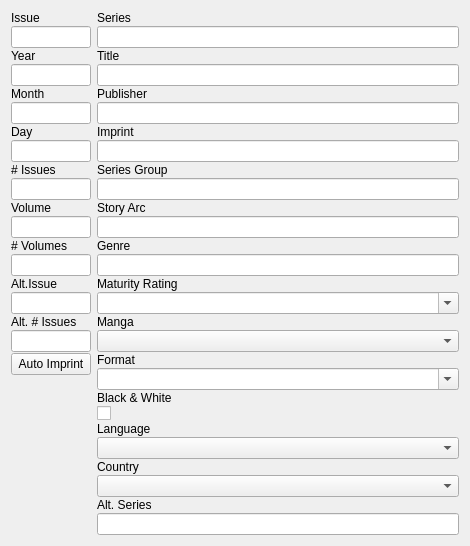
                <widget class="QWidget" name="scrollAreaWidgetContents">
                 <property name="enabled">
                  <bool>true</bool>
                 </property>
                 <property name="geometry">
                  <rect>
                   <x>0</x>
                   <y>0</y>
                   <width>470</width>
                   <height>520</height>
                  </rect>
                 </property>
                 <property name="sizePolicy">
                  <sizepolicy hsizetype="Expanding" vsizetype="Preferred">
                   <horstretch>0</horstretch>
                   <verstretch>0</verstretch>
                  </sizepolicy>
                 </property>
                 <property name="baseSize">
                  <size>
                   <width>0</width>
                   <height>0</height>
                  </size>
                 </property>
                 <property name="acceptDrops">
                  <bool>true</bool>
                 </property>
                 <layout class="QGridLayout" name="gridLayout_6">
                  <item row="0" column="0">
                   <layout class="QHBoxLayout" name="horizontalLayout_5" stretch="20,100">
                    <item>
                     <layout class="QFormLayout" name="formLayout_3">
                      <property name="fieldGrowthPolicy">
                       <enum>QFormLayout::FieldsStayAtSizeHint</enum>
                      </property>
                      <property name="rowWrapPolicy">
                       <enum>QFormLayout::WrapAllRows</enum>
                      </property>
                      <property name="labelAlignment">
                       <set>Qt::AlignRight|Qt::AlignTrailing|Qt::AlignVCenter</set>
                      </property>
                      <property name="horizontalSpacing">
                       <number>6</number>
                      </property>
                      <property name="verticalSpacing">
                       <number>1</number>
                      </property>
                      <item row="0" column="0">
                       <widget class="QLabel" name="label_4">
                        <property name="text">
                         <string>Issue</string>
                        </property>
                       </widget>
                      </item>
                      <item row="0" column="1">
                       <widget class="QLineEdit" name="leIssueNum">
                        <property name="acceptDrops">
                         <bool>false</bool>
                        </property>
                       </widget>
                      </item>
                      <item row="1" column="0">
                       <widget class="QLabel" name="label_6">
                        <property name="text">
                         <string>Year</string>
                        </property>
                       </widget>
                      </item>
                      <item row="1" column="1">
                       <widget class="QLineEdit" name="lePubYear">
                        <property name="sizePolicy">
                         <sizepolicy hsizetype="Expanding" vsizetype="Fixed">
                          <horstretch>0</horstretch>
                          <verstretch>0</verstretch>
                         </sizepolicy>
                        </property>
                        <property name="maximumSize">
                         <size>
                          <width>16777215</width>
                          <height>16777215</height>
                         </size>
                        </property>
                        <property name="acceptDrops">
                         <bool>false</bool>
                        </property>
                        <property name="inputMethodHints">
                         <set>Qt::ImhDigitsOnly</set>
                        </property>
                       </widget>
                      </item>
                      <item row="2" column="0">
                       <widget class="QLabel" name="label_35">
                        <property name="text">
                         <string>Month</string>
                        </property>
                       </widget>
                      </item>
                      <item row="2" column="1">
                       <widget class="QLineEdit" name="lePubMonth">
                        <property name="sizePolicy">
                         <sizepolicy hsizetype="Expanding" vsizetype="Fixed">
                          <horstretch>0</horstretch>
                          <verstretch>0</verstretch>
                         </sizepolicy>
                        </property>
                        <property name="maximumSize">
                         <size>
                          <width>16777215</width>
                          <height>16777215</height>
                         </size>
                        </property>
                        <property name="acceptDrops">
                         <bool>false</bool>
                        </property>
                        <property name="inputMethodHints">
                         <set>Qt::ImhDigitsOnly</set>
                        </property>
                       </widget>
                      </item>
                      <item row="3" column="0">
                       <widget class="QLabel" name="lblDay">
                        <property name="text">
                         <string>Day</string>
                        </property>
                       </widget>
                      </item>
                      <item row="3" column="1">
                       <widget class="QLineEdit" name="lePubDay">
                        <property name="sizePolicy">
                         <sizepolicy hsizetype="Expanding" vsizetype="Fixed">
                          <horstretch>0</horstretch>
                          <verstretch>0</verstretch>
                         </sizepolicy>
                        </property>
                        <property name="maximumSize">
                         <size>
                          <width>16777215</width>
                          <height>16777215</height>
                         </size>
                        </property>
                        <property name="acceptDrops">
                         <bool>false</bool>
                        </property>
                        <property name="inputMethodHints">
                         <set>Qt::ImhDigitsOnly</set>
                        </property>
                       </widget>
                      </item>
                      <item row="4" column="0">
                       <widget class="QLabel" name="label_5">
                        <property name="text">
                         <string># Issues</string>
                        </property>
                       </widget>
                      </item>
                      <item row="4" column="1">
                       <widget class="QLineEdit" name="leIssueCount">
                        <property name="acceptDrops">
                         <bool>false</bool>
                        </property>
                        <property name="inputMethodHints">
                         <set>Qt::ImhDigitsOnly</set>
                        </property>
                       </widget>
                      </item>
                      <item row="5" column="0">
                       <widget class="QLabel" name="label_9">
                        <property name="text">
                         <string>Volume</string>
                        </property>
                       </widget>
                      </item>
                      <item row="5" column="1">
                       <widget class="QLineEdit" name="leVolumeNum">
                        <property name="acceptDrops">
                         <bool>false</bool>
                        </property>
                       </widget>
                      </item>
                      <item row="6" column="0">
                       <widget class="QLabel" name="label_12">
                        <property name="text">
                         <string># Volumes</string>
                        </property>
                       </widget>
                      </item>
                      <item row="6" column="1">
                       <widget class="QLineEdit" name="leVolumeCount">
                        <property name="acceptDrops">
                         <bool>false</bool>
                        </property>
                        <property name="inputMethodHints">
                         <set>Qt::ImhDigitsOnly</set>
                        </property>
                       </widget>
                      </item>
                      <item row="7" column="0">
                       <widget class="QLabel" name="label_22">
                        <property name="text">
                         <string>Alt.Issue</string>
                        </property>
                       </widget>
                      </item>
                      <item row="7" column="1">
                       <widget class="QLineEdit" name="leAltIssueNum">
                        <property name="sizePolicy">
                         <sizepolicy hsizetype="Preferred" vsizetype="Fixed">
                          <horstretch>0</horstretch>
                          <verstretch>0</verstretch>
                         </sizepolicy>
                        </property>
                        <property name="acceptDrops">
                         <bool>false</bool>
                        </property>
                       </widget>
                      </item>
                      <item row="8" column="0">
                       <widget class="QLabel" name="label_23">
                        <property name="text">
                         <string>Alt. # Issues</string>
                        </property>
                       </widget>
                      </item>
                      <item row="8" column="1">
                       <widget class="QLineEdit" name="leAltIssueCount">
                        <property name="acceptDrops">
                         <bool>false</bool>
                        </property>
                       </widget>
                      </item>
                      <item row="9" column="1">
                       <widget class="QPushButton" name="btnAutoImprint">
                        <property name="toolTip">
                         <string>&lt;html&gt;&lt;head/&gt;&lt;body&gt;&lt;p&gt;Checks the publisher against a list of imprints.&lt;/p&gt;&lt;/body&gt;&lt;/html&gt;</string>
                        </property>
                        <property name="text">
                         <string>Auto Imprint</string>
                        </property>
                       </widget>
                      </item>
                     </layout>
                    </item>
                    <item>
                     <layout class="QFormLayout" name="formLayout_2">
                      <property name="sizeConstraint">
                       <enum>QLayout::SetMinimumSize</enum>
                      </property>
                      <property name="fieldGrowthPolicy">
                       <enum>QFormLayout::AllNonFixedFieldsGrow</enum>
                      </property>
                      <property name="rowWrapPolicy">
                       <enum>QFormLayout::WrapAllRows</enum>
                      </property>
                      <property name="labelAlignment">
                       <set>Qt::AlignRight|Qt::AlignTrailing|Qt::AlignVCenter</set>
                      </property>
                      <property name="formAlignment">
                       <set>Qt::AlignLeading|Qt::AlignLeft|Qt::AlignTop</set>
                      </property>
                      <property name="horizontalSpacing">
                       <number>0</number>
                      </property>
                      <property name="verticalSpacing">
                       <number>1</number>
                      </property>
                      <item row="0" column="0">
                       <widget class="QLabel" name="label_2">
                        <property name="text">
                         <string>Series</string>
                        </property>
                       </widget>
                      </item>
                      <item row="0" column="1">
                       <widget class="QLineEdit" name="leSeries">
                        <property name="acceptDrops">
                         <bool>false</bool>
                        </property>
                       </widget>
                      </item>
                      <item row="1" column="0">
                       <widget class="QLabel" name="label_3">
                        <property name="text">
                         <string>Title</string>
                        </property>
                       </widget>
                      </item>
                      <item row="1" column="1">
                       <widget class="QLineEdit" name="leTitle">
                        <property name="acceptDrops">
                         <bool>false</bool>
                        </property>
                       </widget>
                      </item>
                      <item row="2" column="0">
                       <widget class="QLabel" name="label_8">
                        <property name="text">
                         <string>Publisher</string>
                        </property>
                       </widget>
                      </item>
                      <item row="2" column="1">
                       <widget class="QLineEdit" name="lePublisher">
                        <property name="acceptDrops">
                         <bool>false</bool>
                        </property>
                       </widget>
                      </item>
                      <item row="3" column="0">
                       <widget class="QLabel" name="label_10">
                        <property name="text">
                         <string>Imprint</string>
                        </property>
                       </widget>
                      </item>
                      <item row="3" column="1">
                       <widget class="QLineEdit" name="leImprint">
                        <property name="sizePolicy">
                         <sizepolicy hsizetype="Expanding" vsizetype="Expanding">
                          <horstretch>0</horstretch>
                          <verstretch>0</verstretch>
                         </sizepolicy>
                        </property>
                        <property name="acceptDrops">
                         <bool>false</bool>
                        </property>
                       </widget>
                      </item>
                      <item row="4" column="0">
                       <widget class="QLabel" name="label_33">
                        <property name="text">
                         <string>Series Group</string>
                        </property>
                       </widget>
                      </item>
                      <item row="4" column="1">
                       <widget class="QLineEdit" name="leSeriesGroup">
                        <property name="acceptDrops">
                         <bool>false</bool>
                        </property>
                       </widget>
                      </item>
                      <item row="5" column="0">
                       <widget class="QLabel" name="label_25">
                        <property name="text">
                         <string>Story Arc</string>
                        </property>
                       </widget>
                      </item>
                      <item row="5" column="1">
                       <widget class="QLineEdit" name="leStoryArc">
                        <property name="acceptDrops">
                         <bool>false</bool>
                        </property>
                       </widget>
                      </item>
                      <item row="6" column="0">
                       <widget class="QLabel" name="label_24">
                        <property name="text">
                         <string>Genre</string>
                        </property>
                       </widget>
                      </item>
                      <item row="6" column="1">
                       <widget class="QLineEdit" name="leGenre">
                        <property name="acceptDrops">
                         <bool>false</bool>
                        </property>
                       </widget>
                      </item>
                      <item row="7" column="0">
                       <widget class="QLabel" name="label_18">
                        <property name="text">
                         <string>Maturity Rating</string>
                        </property>
                       </widget>
                      </item>
                      <item row="7" column="1">
                       <widget class="QComboBox" name="cbMaturityRating">
                        <property name="autoFillBackground">
                         <bool>false</bool>
                        </property>
                        <property name="editable">
                         <bool>true</bool>
                        </property>
                       </widget>
                      </item>
                      <item row="8" column="0">
                       <widget class="QLabel" name="label_31">
                        <property name="text">
                         <string>Manga</string>
                        </property>
                       </widget>
                      </item>
                      <item row="8" column="1">
                       <widget class="QComboBox" name="cbManga">
                        <property name="autoFillBackground">
                         <bool>false</bool>
                        </property>
                       </widget>
                      </item>
                      <item row="9" column="0">
                       <widget class="QLabel" name="label_26">
                        <property name="text">
                         <string>Format</string>
                        </property>
                       </widget>
                      </item>
                      <item row="9" column="1">
                       <widget class="QComboBox" name="cbFormat">
                        <property name="sizePolicy">
                         <sizepolicy hsizetype="Preferred" vsizetype="Maximum">
                          <horstretch>0</horstretch>
                          <verstretch>0</verstretch>
                         </sizepolicy>
                        </property>
                        <property name="editable">
                         <bool>true</bool>
                        </property>
                       </widget>
                      </item>
                      <item row="10" column="0">
                       <widget class="QLabel" name="label_32">
                        <property name="text">
                         <string>Black &amp; White</string>
                        </property>
                       </widget>
                      </item>
                      <item row="10" column="1">
                       <widget class="QCheckBox" name="cbBW">
                        <property name="layoutDirection">
                         <enum>Qt::LeftToRight</enum>
                        </property>
                        <property name="autoFillBackground">
                         <bool>false</bool>
                        </property>
                        <property name="text">
                         <string/>
                        </property>
                       </widget>
                      </item>
                      <item row="11" column="0">
                       <widget class="QLabel" name="label_13">
                        <property name="text">
                         <string>Language</string>
                        </property>
                       </widget>
                      </item>
                      <item row="11" column="1">
                       <widget class="QComboBox" name="cbLanguage">
                        <property name="sizePolicy">
                         <sizepolicy hsizetype="Preferred" vsizetype="Preferred">
                          <horstretch>0</horstretch>
                          <verstretch>0</verstretch>
                         </sizepolicy>
                        </property>
                       </widget>
                      </item>
                      <item row="12" column="0">
                       <widget class="QLabel" name="label_14">
                        <property name="text">
                         <string>Country</string>
                        </property>
                       </widget>
                      </item>
                      <item row="12" column="1">
                       <widget class="QComboBox" name="cbCountry">
                        <property name="sizePolicy">
                         <sizepolicy hsizetype="Preferred" vsizetype="Preferred">
                          <horstretch>0</horstretch>
                          <verstretch>0</verstretch>
                         </sizepolicy>
                        </property>
                       </widget>
                      </item>
                      <item row="13" column="0">
                       <widget class="QLabel" name="label_21">
                        <property name="text">
                         <string>Alt. Series</string>
                        </property>
                       </widget>
                      </item>
                      <item row="13" column="1">
                       <widget class="QLineEdit" name="leAltSeries">
                        <property name="acceptDrops">
                         <bool>false</bool>
                        </property>
                       </widget>
                      </item>
                     </layout>
                    </item>
                   </layout>
                  </item>
                 </layout>
                </widget>
